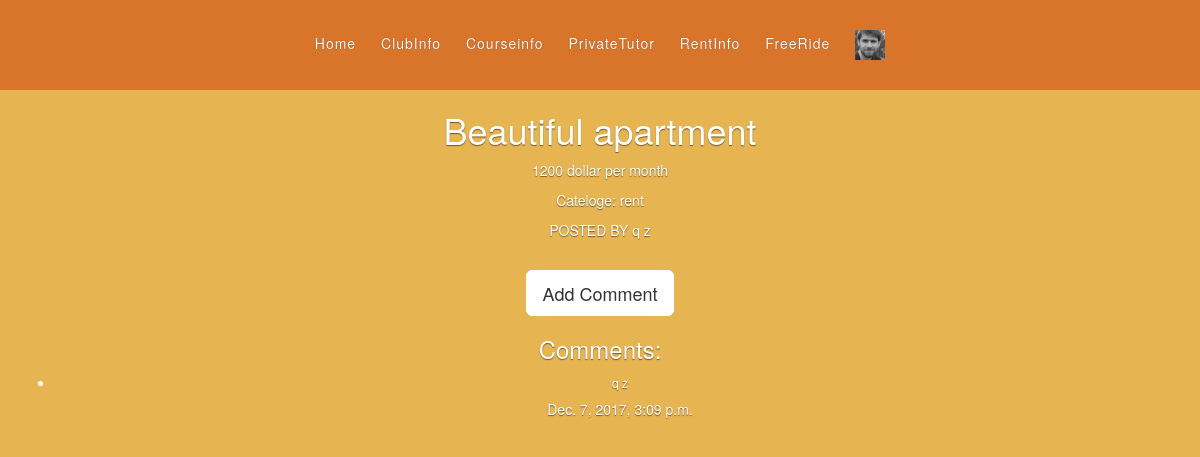
Screenshot of /InfoTrack/post/40/ (signed in) with the database file from the repository.
### InfoTrack/models.py (models this page shows, shortened)
class Post(models.Model):
    title = models.CharField(max_length = 200, help_text ="Your post title.",blank = True)
    context = models.TextField(help_text ="What is in your mind?",blank = True)
    time = models.DateTimeField(auto_now_add = True)
    image = models.ImageField(upload_to='profile_image', blank=True)
    video = models.URLField(blank=True)
    user = models.ForeignKey(User, null=True)
    TYPE_OF_POST = (
        ("---","---"),
        ('clubinfo', 'ClubInfo'),
        ('courseinfo', 'CourseInfo'),
        ('lookforride', 'FreeRide'),
        ('tutor', 'TutorInfo'),
        ('rent', 'RentInfo')
    )
    PostType = models.CharField(max_length=50, choices=TYPE_OF_POST, default='---')
    class Meta:
        ordering = ["time"]

class Comment(models.Model):
    context = models.TextField(help_text ="Write your comment.",blank = True)
    image = models.ImageField(upload_to='profile_image', blank=True)
    video = models.URLField(blank=True)
    time = models.DateTimeField(auto_now_add = True)
    user = models.ForeignKey(User, null=True)
    post = models.ForeignKey('Post', null=True)
    class Meta:
        ordering = ["time"]

### InfoTrack/views.py (the view)
# urls.py: url(r'^post/(?P<pk>\d+)/$', views.post_detail, name='post_detail'),
@login_required
def post_detail(request, pk):
    post = Post.objects.get(pk=pk)
    user = post.user
    comments = Comment.objects.filter(post=pk).order_by('-time')
    paginator = Paginator(comments, 3)
    page = request.GET.get('page')
    try:
        comment_page = paginator.page(page)
    except PageNotAnInteger:
        comment_page = paginator.page(1)
    except EmptyPage:
        comment_page = paginator.page(paginator.num_pages)
    args = {'post': post,
    'user': user,
    'comments': comment_page}
    return render(request, 'posts/post_detail.html', args)

### InfoTrack/templates/posts/post_detail.html (shortened to what this page needs)
{% extends 'base_generic.html' %}
{% block keng_1 %}
<div class="container"  style="margin-top:50px;">
    {% if post.time %}
            <div class="date">
            </div>
        {% endif %}
      <br>
        <h1>{{ post.title }}</h1>
        <p>{{ post.context }}</p >
        <p>Cateloge: {{ post.PostType }}</p >
        <p>POSTED BY {{ post.user.get_full_name }}</p>
      <br>
    <a class="btn btn-lg btn-secondary" href=" {%url 'InfoTrack:add_comment' pk=post.pk%}" role="button">Add Comment </a >
    <br>
<div class="row">
<h3> Comments: </h3>
<div class="comments-container">
  {% for comment in comments %}
  <ul id="comments-list" class="comments-list">
  <li>
    <div class="comment-main-level">
      <div class="comment-box">
        <div class="comment-head" >
          <h6 class="comment-name by-author">{{ comment.user.get_full_name}}</h6>
          <span>  {{ comment.time}} </span>
        </div>
      </div>
    </div>
  </li>
</ul>
{% endfor %}
</div>
</div>
</div>
{% endblock %}

### InfoTrack/static/css/base_test_style.css (style rules this page uses)
a, a:focus, a:hover { color: #fff; }
.btn-secondary, .btn-secondary:hover, .btn-secondary:focus { color: #333; text-shadow: none; background-color: #fff; border: .05rem solid #fff; }
html, body { height: 100%; background-color: rgba(230,180,80,1.00) }
body { color: #fff; text-align: center; text-shadow: 0 .05rem .1rem rgba(0,0,0,.5); }
*, *::before, *::after { box-sizing: border-box; }
body { margin: 0; padding: 0; background-color: rgba(229,179,89,1.00); }
div { box-sizing: border-box; }

### InfoTrack/static/css/form_style.css (style rules this page uses)
a, a:focus, a:hover { color: #fff; }
.btn-secondary, .btn-secondary:hover, .btn-secondary:focus { color: #333; text-shadow: none; background-color: #fff; border: .05rem solid #fff; }
html, body { height: 100%; background-color: rgba(230,180,80,1.00) }
body { color: #fff; text-align: center; text-shadow: 0 .05rem .1rem rgba(0,0,0,.5); }
div { box-sizing: border-box; }

### rows the page displays
Post: title "Beautiful apartment", context "1200 dollar per month", PostType "rent", user.get_full_name "q z"
Comment: user.get_full_name "q z", time "Dec. 7, 2017, 3:09 p.m."
